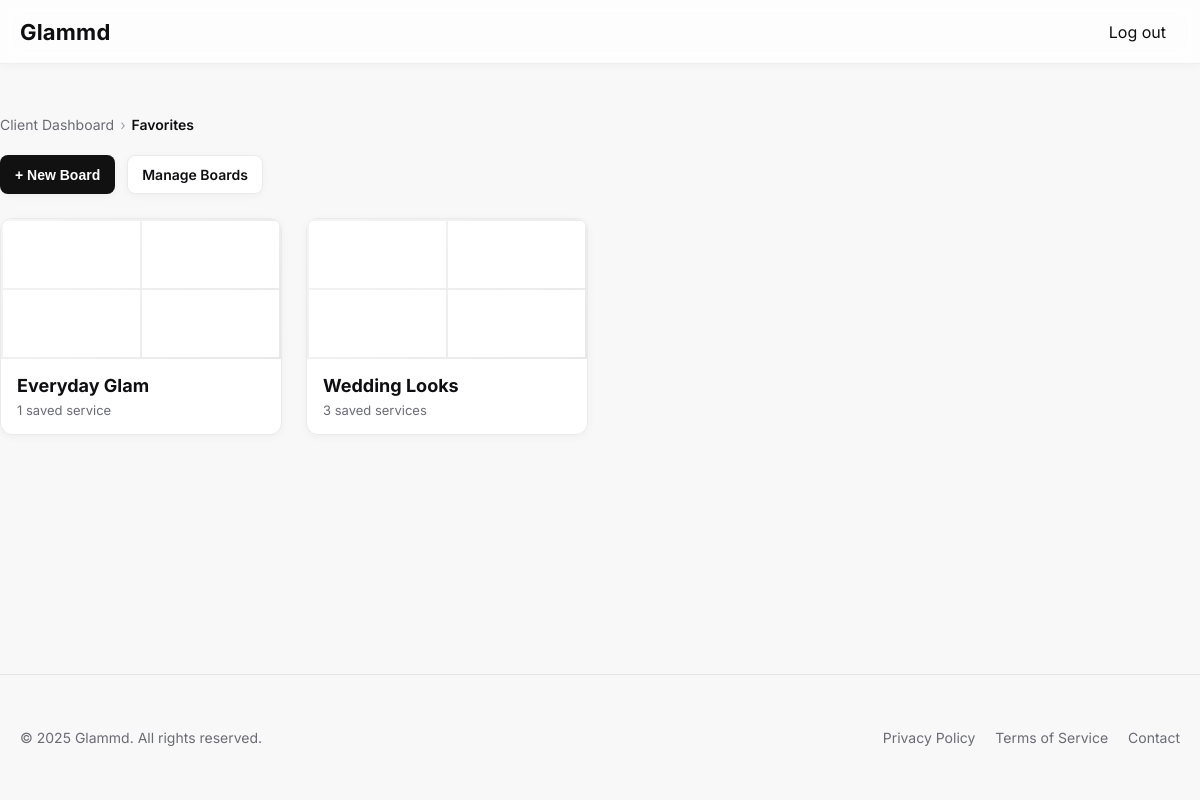
The page /intial/favorites.php (signed in) on the database its author committed.
### tables this page shows
CREATE TABLE `List` (
  `list_id` int UNSIGNED NOT NULL AUTO_INCREMENT,
  `client_id` int UNSIGNED NOT NULL,
  `name` varchar(100) NOT NULL,
  `created_at` timestamp NOT NULL DEFAULT CURRENT_TIMESTAMP,
  PRIMARY KEY (`list_id`)
);

### intial/favorites.php (the view, shortened to what this page needs)
<?php
require 'db.php';
$clientId = null;
if (isset($_SESSION['client_id'])) {
    $clientId = (int)$_SESSION['client_id'];
}
$boards     = [];
$manageMode = isset($_GET['manage']) && $_GET['manage'] == '1';
$sql = "
    SELECT
        l.list_id,
        l.name,
        COUNT(li.service_id) AS service_count
    FROM List l
    LEFT JOIN ListItem li ON li.list_id = l.list_id
    WHERE l.client_id = ?
    GROUP BY l.list_id, l.name
    ORDER BY l.list_id DESC
";
if ($stmt = $conn->prepare($sql)) {
    $stmt->bind_param("i", $clientId);
    $stmt->execute();
    $result = $stmt->get_result();
    while ($row = $result->fetch_assoc()) {
        $boards[] = $row;
    }
}
?>
<!doctype html>
<html lang="en" class="has-solid-header">
<head>
  <link rel="stylesheet" href="common.css">
</head>
<body class="has-solid-header">
  <header id="siteHeader" class="site-header">
    <div class="container header-inner">
      <a class="brand" href="index.php">Glammd</a>
      <nav class="nav">
        <a href="logout.php" class="nav-link">Log out</a>
      </nav>
    </div>
  </header>
  <main class="page">
    <div class="container section">
      <div class="container breadcrumbs-wrap">
        <nav aria-label="Breadcrumb">
          <ol class="breadcrumbs">
            <li><a href="clientdashboard.php">Client Dashboard</a></li>
            <li><span class="current">Favorites</span></li>
          </ol>
        </nav>
      </div>
      <div class="boards-toolbar">
        <button type="button" class="btn primary" id="openBoardModal">+ New Board</button>
        <?php if ($manageMode): ?>
          <a href="favorites.php" class="btn">Done Managing</a>
        <?php else: ?>
          <a href="favorites.php?manage=1" class="btn">Manage Boards</a>
        <?php endif; ?>
      </div>
      <?php if (!empty($boards)): ?>
        <div class="boards-grid">
          <?php foreach ($boards as $board): ?>
            <?php if (!$manageMode): ?>
              <a class="board-card" href="board.php?list_id=<?= (int)$board['list_id'] ?>">
                <div class="board-thumb">
                  <div></div><div></div><div></div><div></div>
                </div>
                <div class="board-content">
                  <h3 class="board-title">
                    <?= htmlspecialchars($board['name'], ENT_QUOTES, 'UTF-8') ?>
                  </h3>
                  <p class="board-sub">
                    <?php
                      $count = (int)$board['service_count'];
                      echo $count === 1 ? '1 saved service' : $count . ' saved services';
                    ?>
                  </p>
                </div>
              </a>
            <?php endif; ?>
          <?php endforeach; ?>
        </div>
      <?php else: ?>
        <p class="empty">You don’t have any boards yet. Create one to save services you love.</p>
      <?php endif; ?>
    </div>
  </main>
  <footer class="site-footer">
    <div class="container footer-inner">
      <p>© 2025 Glammd. All rights reserved.</p>
      <div class="footer-links">
        <a href="#">Privacy Policy</a>
        <a href="#">Terms of Service</a>
        <a href="#">Contact</a>
      </div>
    </div>
  </footer>
</body>
</html>

### intial/common.css (style rules this page uses)
:root { --bg: #fff; --text: #0f0f12; --muted: #6b6b76; --accent: #111; --accent-text: #fff; --container: 75rem; }
* { box-sizing: border-box; }
html, body { height: 100%; }
body { margin: 0; display: flex; flex-direction: column; min-height: 100svh; font-family: Inter, system-ui, -apple-system, Segoe UI, Roboto, "Helvetica Neue", Arial, sans-serif; color: var(--text); background: var(--bg); }
.container { max-width: var(--container); margin-inline: auto; padding-inline: 1.25rem; width: 100%; }
.site-header { position: fixed; top: 0; left: 0; right: 0; z-index: 50; height: 4rem; display: block; transition: background .25s ease, border-color .25s ease, backdrop-filter .25s ease, -webkit-backdrop-filter .25s ease, box-shadow .25s ease; }
.header-inner { height: 4rem; display: flex; align-items: center; justify-content: space-between; }
.brand { text-decoration: none; color: var(--text); font-weight: 700; font-size: 1.375rem; letter-spacing: 0.0125rem; }
.nav { display: flex; gap: 0.625rem; }
.nav-link { text-decoration: none; color: var(--text); padding: 0.625rem 0.875rem; border-radius: 999px; }
.has-solid-header .site-header { backdrop-filter: saturate(150%) blur(0.5rem); -webkit-backdrop-filter: saturate(150%) blur(0.5rem); background: color-mix(in srgb, white 75%, transparent); border-bottom: 0.0625rem solid rgba(0,0,0,.06); box-shadow: 0 0.0625rem 0.625rem rgba(0,0,0,.04); }
main.page { flex: 1 0 auto; padding-top: 4rem; }
.site-footer { flex-shrink: 0; background: #f8f8f8; border-top: 0.0625rem solid rgba(0,0,0,.08); padding: 2.5rem 0; font-size: 0.875rem; color: var(--muted); }
.footer-inner { display: flex; flex-wrap: wrap; align-items: center; justify-content: space-between; gap: 0.625rem; text-align: center; }
.footer-links a { color: var(--muted); text-decoration: none; margin-left: 1rem; transition: color .2s ease; }
.breadcrumbs-wrap { padding: 0.75rem 0 0.375rem; }
.breadcrumbs { display: flex; flex-wrap: wrap; align-items: center; gap: 0.375rem; font-size: 0.875rem; color: var(--muted); list-style: none; margin: 0; padding: 0; }
.breadcrumbs a { color: var(--muted); text-decoration: none; }
.breadcrumbs li { display: inline-flex; align-items: center; gap: 0.375rem; }
.breadcrumbs li + li::before { content: "›"; opacity: .6; }
.breadcrumbs .current { color: var(--text); font-weight: 600; }

### intial/favorites.php (style rules this page uses)
body { background:#f8f8f8; }
.section { padding: 40px 0; }
.boards-toolbar { display:flex; gap:12px; flex-wrap:wrap; margin: 16px 0 24px; }
.btn { display:inline-block; padding:10px 14px; border-radius:8px; text-decoration:none; font-weight:600; font-size:14px; background:#fff; color:var(--text); border:1px solid #eaeaea; box-shadow:0 2px 8px rgba(0,0,0,.04); cursor:pointer; }
.btn.primary { background:var(--accent); color:#fff; border-color:transparent; }
.boards-grid { display:grid; gap:24px; grid-template-columns: repeat(auto-fill, minmax(260px, 1fr)); }
.board-card { background:#fff; border:1px solid #eaeaea; border-radius:12px; overflow:hidden; box-shadow:0 2px 8px rgba(0,0,0,.04); transition: transform .2s ease, box-shadow .2s ease; display:flex; flex-direction:column; text-decoration:none; color:var(--text); }
.board-thumb { height:140px; background: linear-gradient(135deg,#f5f5f5 0%, #e8e8e8 100%); display:grid; grid-template-columns:1fr 1fr; gap:2px; padding:2px; }
.board-thumb div { background:#fff; }
.board-content { padding:16px; }
.board-title { margin:0 0 6px; font-weight:700; font-size:18px; }
.board-sub { margin:0; color:var(--muted); font-size:13px; }
.nav-link { text-decoration: none; color: var(--text); padding: 10px 14px; border-radius: 999px; }

### rows shown on the page
list: name "Everyday Glam", shows "1 saved service"
list: name "Wedding Looks", count "3"
